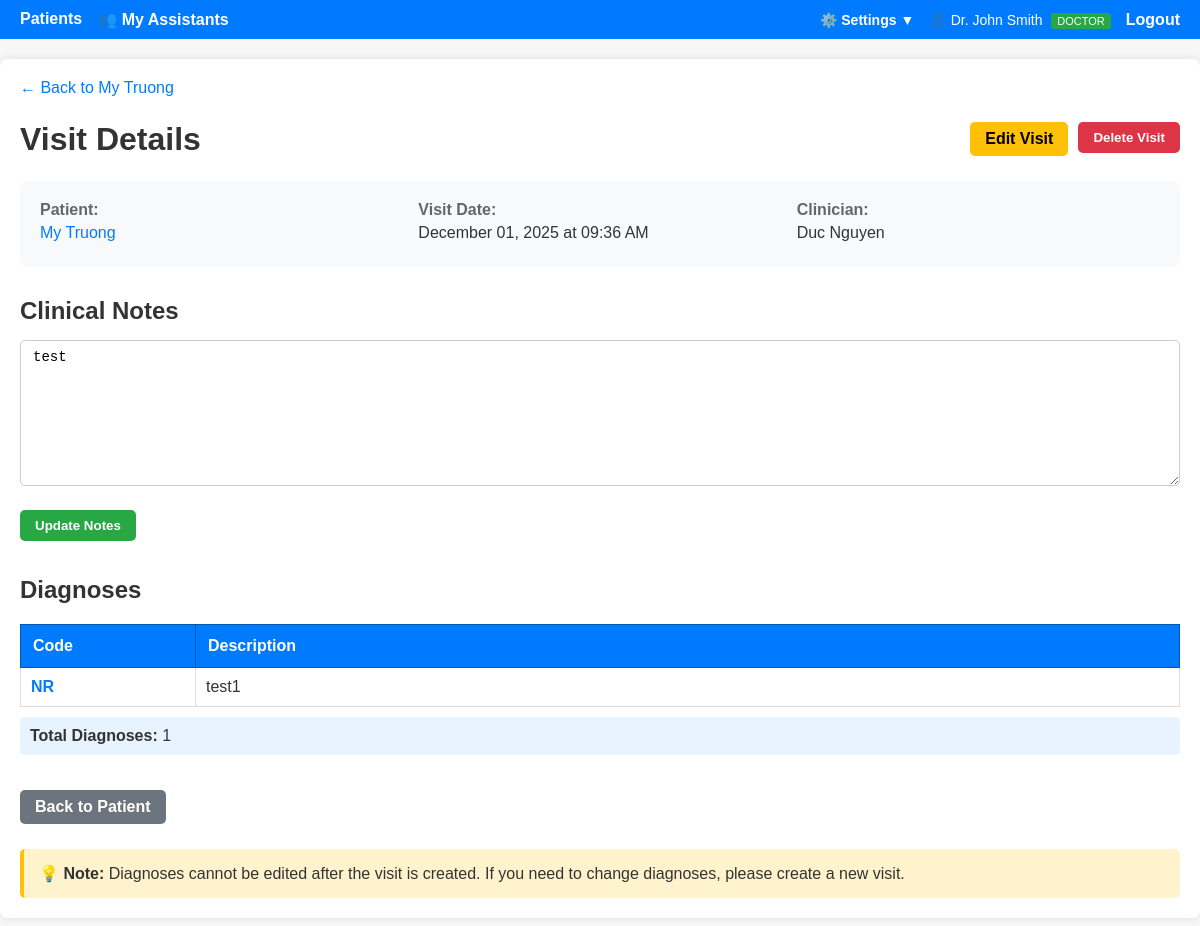
Page /visits/53 (signed in) on the committed database.
### doctor_app/models.py (models this page shows, shortened)
class User(UserMixin, db.Model):
    id = db.Column(db.Integer, primary_key=True)
    username = db.Column(db.String(80), unique=True, nullable=False)
    password_hash = db.Column(db.String(255), nullable=False)
    role = db.Column(db.String(20), default="doctor")  # 'admin', 'doctor', 'assistant'
    full_name = db.Column(db.String(120), nullable=True)
    email = db.Column(db.String(120), nullable=True)
    location = db.Column(db.String(255), nullable=True)
    created_at = db.Column(db.DateTime, default=datetime.utcnow)
    is_active = db.Column(db.Boolean, default=True)
    doctor_id = db.Column(db.Integer, db.ForeignKey("user.id"), nullable=True)
    assistants = db.relationship(
        "User",
        backref=db.backref("doctor", remote_side=[id]),
        lazy="dynamic",
        foreign_keys=[doctor_id],
    )
    visits = db.relationship(
        "Visit", backref="creator", lazy=True, foreign_keys="Visit.created_by"
    )
    patients = db.relationship("Patient", backref="primary_doctor", lazy=True)
    def is_admin(self):
        return self.role == "admin"
    def is_doctor(self):
        return self.role == "doctor"
    def can_import_export(self):
        return self.role != "assistant"

class Patient(db.Model):
    id = db.Column(db.Integer, primary_key=True)
    full_name = db.Column(db.String(120), nullable=False, index=True)
    phone = db.Column(db.String(30), nullable=True, index=True)
    date_of_birth = db.Column(db.Date, nullable=True)
    created_at = db.Column(db.DateTime, default=datetime.utcnow)
    doctor_id = db.Column(
        db.Integer, db.ForeignKey("user.id"), nullable=True
    )  # Assigned doctor or assistant
    visits = db.relationship(
        "Visit", backref="patient", lazy=True, cascade="all, delete-orphan"
    )

class Visit(db.Model):
    id = db.Column(db.Integer, primary_key=True)
    patient_id = db.Column(
        db.Integer, db.ForeignKey("patient.id"), nullable=False, index=True
    )
    visit_date = db.Column(db.DateTime, default=datetime.utcnow, index=True)
    clinician = db.Column(db.String(120), nullable=True)
    notes = db.Column(db.Text, nullable=True)
    created_by = db.Column(db.Integer, db.ForeignKey("user.id"), nullable=True)
    diagnoses = db.relationship(
        "Diagnosis", backref="visit", lazy=True, cascade="all, delete-orphan"
    )

class Diagnosis(db.Model):
    id = db.Column(db.Integer, primary_key=True)
    visit_id = db.Column(
        db.Integer, db.ForeignKey("visit.id"), nullable=False, index=True
    )
    code = db.Column(db.String(20), nullable=True)
    description = db.Column(db.String(255), nullable=False)

### doctor_app/visits/routes.py (the view)
@bp.route("/<int:visit_id>", methods=["GET", "POST"])
@login_required
def visit_detail(visit_id):
    visit = Visit.query.get_or_404(visit_id)
    diagnoses = visit.diagnoses
    form = EditNotesForm(obj=visit)
    if form.validate_on_submit():
        visit.notes = form.notes.data
        db.session.commit()
        flash("Clinical notes updated successfully", "success")
        return redirect(url_for("visits.visit_detail", visit_id=visit.id))
    return render_template(
        "visits/detail.html", visit=visit, diagnoses=diagnoses, form=form
    )

### doctor_app/visits/forms.py
class EditNotesForm(FlaskForm):
    notes = TextAreaField("Clinical Notes", validators=[Optional()])
    submit = SubmitField("Update Notes")

### doctor_app/auth/routes.py (called while the page is built)
@login_manager.user_loader
def load_user(user_id):
    return User.query.get(int(user_id))

### doctor_app/templates/visits/detail.html (shortened to what this page needs)
{% extends 'base.html' %}
{% block content %}
<div style="margin-bottom: 20px;">
    <a href="{{ url_for('patients.patient_detail', patient_id=visit.patient.id) }}" style="color: #007bff; text-decoration: none;">← Back to {{ visit.patient.full_name }}</a>
</div>
<div style="display: flex; justify-content: space-between; align-items: center; margin-bottom: 20px;">
    <h1 style="margin: 0;">Visit Details</h1>
    <div style="display: flex; gap: 10px;">
        <a href="{{ url_for('visits.edit_visit', visit_id=visit.id) }}" class="btn" style="background: #ffc107; color: #000;">Edit Visit</a>
        <form method="post" action="{{ url_for('visits.delete_visit', visit_id=visit.id) }}" style="display: inline;" onsubmit="return confirm('Are you sure you want to delete this visit? All diagnoses will also be deleted. This action cannot be undone.');">
            <button type="submit" class="btn" style="background: #dc3545;">Delete Visit</button>
        </form>
    </div>
</div>
<div style="background: #f8f9fa; padding: 20px; border-radius: 8px; margin-bottom: 30px;">
    <div style="display: grid; grid-template-columns: repeat(auto-fit, minmax(200px, 1fr)); gap: 15px;">
        <div>
            <strong style="color: #666;">Patient:</strong>
            <p style="margin: 5px 0;">
                <a href="{{ url_for('patients.patient_detail', patient_id=visit.patient.id) }}" style="color: #007bff; text-decoration: none;">
                    {{ visit.patient.full_name }}
                </a>
            </p>
        </div>
        <div>
            <strong style="color: #666;">Visit Date:</strong>
            <p style="margin: 5px 0;">{{ visit.visit_date.strftime('%B %d, %Y at %I:%M %p') }}</p>
        </div>
        <div>
            <strong style="color: #666;">Clinician:</strong>
            <p style="margin: 5px 0;">{{ visit.clinician or '—' }}</p>
        </div>
    </div>
</div>
<div style="margin-bottom: 30px;">
    <div style="display: flex; justify-content: space-between; align-items: center; margin-bottom: 15px;">
        <h2 style="margin: 0;">Clinical Notes</h2>
    </div>
    <form method="post">
        <div class="form-group">
            {{ form.notes(class="form-control", rows="8", placeholder="Enter clinical notes, symptoms, observations, treatment plan, etc.") }}
        </div>
        {{ form.submit(class="btn", style="background: #28a745;") }}
    </form>
</div>
<div style="margin-bottom: 30px;">
    <h2>Diagnoses</h2>
    {% if diagnoses %}
    <table style="width: 100%; border-collapse: collapse;">
        <thead>
            <tr style="background: #007bff; color: white;">
                <th style="padding: 12px; text-align: left; border: 1px solid #0056b3; width: 150px;">Code</th>
                <th style="padding: 12px; text-align: left; border: 1px solid #0056b3;">Description</th>
            </tr>
        </thead>
        <tbody>
            {% for d in diagnoses %}
            <tr>
                <td style="padding: 10px; border: 1px solid #ddd;">
                    {% if d.code %}
                        <strong style="color: #007bff;">{{ d.code }}</strong>
                    {% else %}
                        <span style="color: #999;">—</span>
                    {% endif %}
                </td>
                <td style="padding: 10px; border: 1px solid #ddd;">{{ d.description }}</td>
            </tr>
            {% endfor %}
        </tbody>
    </table>
    <div style="margin-top: 10px; padding: 10px; background: #e7f3ff; border-radius: 5px;">
        <strong>Total Diagnoses:</strong> {{ diagnoses|length }}
    </div>
    {% else %}
    <div style="padding: 30px; text-align: center; background: #f9f9f9; border-radius: 8px; border: 1px dashed #ddd;">
        <p style="font-size: 16px; color: #666; margin: 0;">No diagnoses recorded for this visit.</p>
    </div>
    {% endif %}
</div>
<div style="margin-top: 30px;">
    <a href="{{ url_for('patients.patient_detail', patient_id=visit.patient.id) }}" class="btn" style="background: #6c757d;">Back to Patient</a>
</div>
<div style="margin-top: 20px; padding: 15px; background: #fff3cd; border-radius: 5px; border-left: 4px solid #ffc107;">
    <strong>💡 Note:</strong> Diagnoses cannot be edited after the visit is created. If you need to change diagnoses, please create a new visit.
</div>
{% endblock %}

### doctor_app/templates/base.html (shortened to what this page needs)
<!doctype html>
<html lang="en">
<head>
  <link rel="stylesheet" href="{{ url_for('static', filename='style.css') }}">
</head>
<body>
  <nav>
    <a href="{{ url_for('patients.list_patients') }}" class="{% if request.endpoint == 'patients.list_patients' %}active{% endif %}">Patients</a>
    {% if current_user.is_doctor() %}
    <a href="{{ url_for('auth.my_assistants') }}" class="{% if request.endpoint in ['auth.my_assistants', 'auth.create_assistant', 'auth.edit_assistant'] %}active{% endif %}">👥 My Assistants</a>
    {% endif %}
    <div style="margin-left: auto; display: flex; align-items: center; gap: 15px;">
      <div class="dropdown" id="settingsDropdown">
        <button class="dropdown-button" onclick="toggleDropdown()">⚙️ Settings ▼</button>
      </div>
      <span style="color: #fff; font-size: 14px;">
        👤 {{ current_user.full_name or current_user.username }}
        {% if current_user.is_admin() %}
          <span style="background: #ffc107; color: #000; padding: 2px 6px; border-radius: 3px; font-size: 11px; margin-left: 5px;">ADMIN</span>
        {% elif current_user.is_doctor() %}
          <span style="background: #28a745; color: #fff; padding: 2px 6px; border-radius: 3px; font-size: 11px; margin-left: 5px;">DOCTOR</span>
        {% elif current_user.is_assistant() %}
          <span style="background: #17a2b8; color: #fff; padding: 2px 6px; border-radius: 3px; font-size: 11px; margin-left: 5px;">ASSISTANT</span>
        {% endif %}
      </span>
      <a href="{{ url_for('auth.logout') }}">Logout</a>
    </div>
  </nav>
  <main>
    {% block content %}{% endblock %}
  </main>
</body>
</html>

### doctor_app/static/style.css (style rules this page uses)
body { font-family: Arial; background: #f7f7f7; color: #333; margin: 0; padding: 0; }
main { max-width: 1200px; margin: 20px auto; padding: 20px; background: #fff; border-radius: 8px; box-shadow: 0 0 8px rgba(0,0,0,0.1); }
nav { background: #007bff; padding: 10px 20px; display: flex; gap: 15px; }
nav a { color: #fff; text-decoration: none; font-weight: bold; }
.btn { padding: 8px 15px; border-radius: 5px; background: #007bff; color: #fff; text-decoration: none; font-weight: bold; display: inline-block; margin: 5px 0; cursor: pointer; border: none; }
.form-group { margin-bottom: 15px; }
input[type="text"], input[type="password"], input[type="date"], input[type="file"], textarea, select { padding: 8px 12px; font-size: 14px; border-radius: 5px; border: 1px solid #ccc; width: 100%; box-sizing: border-box; }
textarea { resize: vertical; }
table { width: 100%; border-collapse: collapse; margin-top: 20px; }
table thead tr { background: #007bff; color: white; }
table th { padding: 12px; text-align: left; border: 1px solid #0056b3; font-weight: bold; }
table td { padding: 10px; border: 1px solid #ddd; }
table tbody tr { border-bottom: 1px solid #ddd; transition: background-color 0.2s ease; }

### doctor_app/templates/base.html (style rules this page uses)
.dropdown { position: relative; display: inline-block; }
.dropdown-button { background: none; border: none; color: #fff; text-decoration: none; font-weight: bold; cursor: pointer; padding: 0; font-size: 14px; font-family: Arial; }

### rows in the picture
User: full_name "Dr. John Smith"
Patient: patient.full_name "My Truong"
Visit: visit_date "December 01, 2025 at 09:36 AM", clinician "Duc Nguyen", notes "test"
Diagnosis: code "NR", description "test1"

### other values in the picture
{{ diagnoses|length }} "1"
